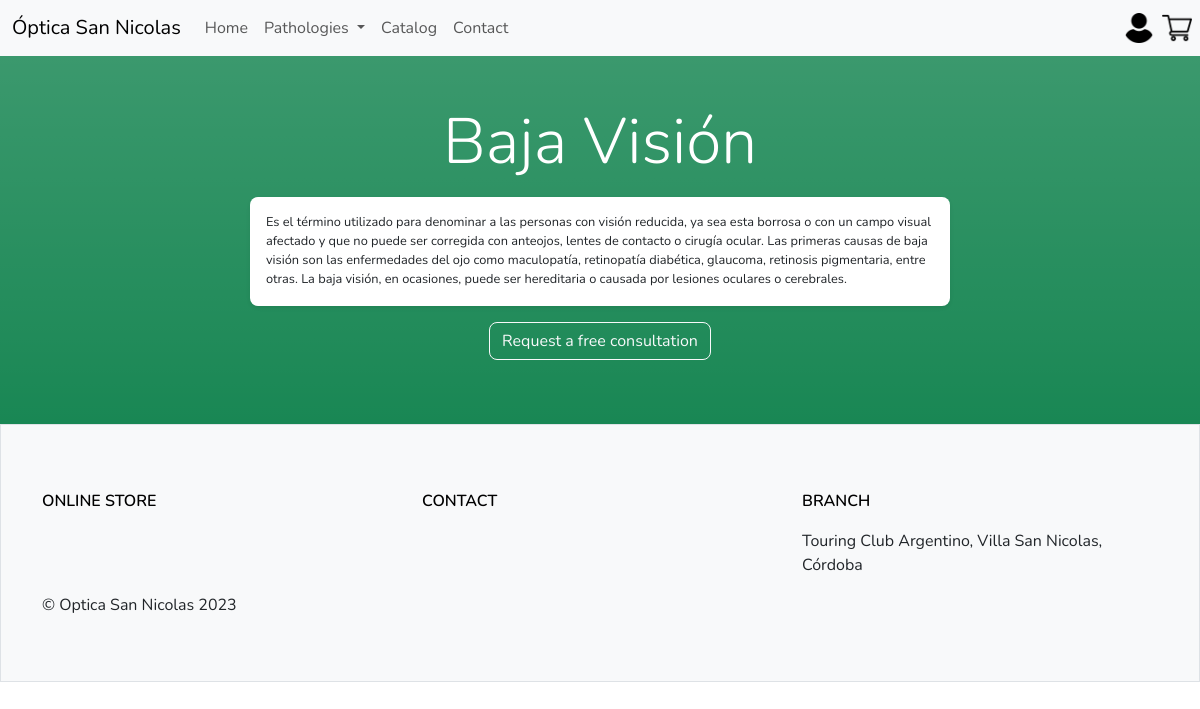
The app's page /pathologies/pathology/1 with its own data.
### pathologies/models.py (models this page shows, shortened)
class Pathology(models.Model):
    name = models.CharField(max_length=50)
    description = models.TextField()

### pathologies/views.py (the view)
# urls.py: path('pathology/<int:pathology_id>', views.pathology, name='pathology'),
def pathology(request, pathology_id):
    pathology = get_object_or_404(Pathology, pk=pathology_id)
    return render(request, 'pathology.html', {
        'pathology': pathology,
    })

### sannicolasoptics/context_processor.py (called while the page is built)
def products(request):
    products = Product.objects.all()
    return {'products': products}

def pathologies(request):
    pathologies = Pathology.objects.all()
    return {'pathologies': pathologies}

def cart_total(request):
    total = 0
    if 'cart' in request.session:
        for key, value in request.session['cart'].items():
            total += float(value['accumulated'])
    return {'cart_total': total}

### pathologies/templates/pathology.html (shortened to what this page needs)
{% extends 'base.html' %}
{% block content %}
<section class="container-fluid bg-success bg-gradient py-5">
    <p class="display-3 text-center text-white">
        {{pathology.name}}
    </p>
    <div class="row justify-content-center">
        <p class="col-md-7 shadow-sm p-3 bg-white rounded-3 medium">
            {{pathology.description}}
        </p>
    </div>
    <div class="row">
        <div class="col">
            <p class="text-center">
                <a href="{% url 'contact' %}" class="btn btn-outline-light rounded-3">Request a free consultation</a>
            </p>
        </div>
    </div>
</section>
{% endblock %}

### static/css/style.css (style rules this page uses)
* { font-family: 'Nunito', sans-serif; }
a { text-decoration: none; }
.medium { font-size:0.8rem; }

### records on screen
Pathology: name "Baja Visión", description "Es el término utilizado para denominar a las personas con visión reducida, ya sea esta borrosa o con un campo visual afectado y que no puede ser corregida con anteojos, lentes de contacto o cirugía ocular. Las primeras causas de baja visión son las enfermedades del ojo como maculopatía, retinopatía diabética, glaucoma, retinosis pigmentaria, entre otras. La baja visión, en ocasiones, puede ser hereditaria o causada por lesiones oculares o cerebrales."
